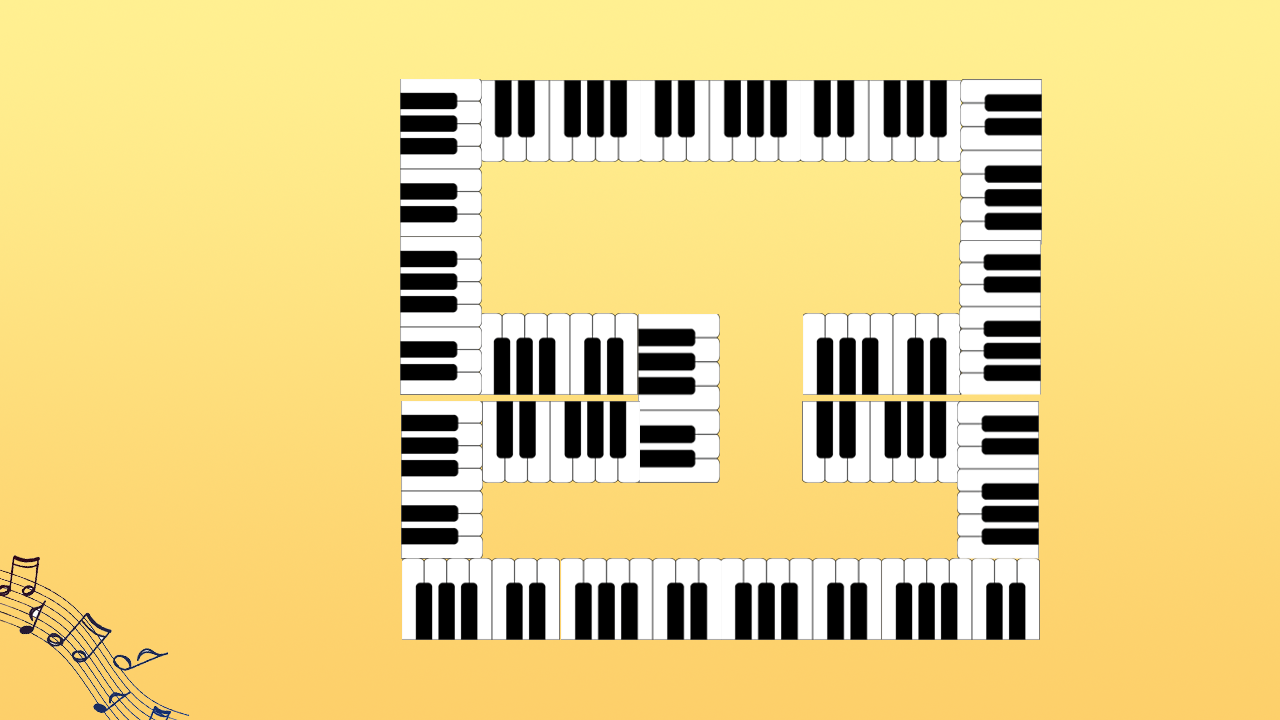

Below is a game level as drawn by its tile map, then a one-line description and the .tmx that defines it (tile-layer data replaced by summaries):
An orthogonal 16x9 tile map with 80x80 px tiles, 1 tile layer (块层 1) and 39 objects (enemy, baby, assistant).

<map version="1.0" orientation="orthogonal" width="16" height="9" tilewidth="80" tileheight="80">
 <tileset firstgid="1" name="8" tilewidth="80" tileheight="80">
  <image source="8.png" width="1280" height="720" />
 </tileset>
 <layer name="块层 1" width="16" height="9">
  <data>[144 cells, 144 non-empty, 144 distinct tile ids]</data>
 </layer>
 <objectgroup name="people" width="16" height="9">
  <object name="enemy" x="800" y="320" width="80" height="80" />
  <object name="baby" x="720" y="400" width="80" height="80" />
  <object name="assistant" x="803" y="425" width="32" height="31" />
 </objectgroup>
 <objectgroup name="barrier" width="16" height="9">
  <object x="720" y="400" width="320" />
  <object x="800" y="320" height="80" />
  <object x="960" y="160" height="160" />
  <object x="1040" y="80" height="560" />
  <object x="480" y="160" width="480" />
  <object x="400" y="80" width="640" />
  <object x="400" y="80" height="560" />
  <object x="400" y="640" width="640" />
  <object x="480" y="560" width="480" />
  <object x="480" y="160" height="160" />
  <object x="400" y="400" width="240" />
  <object x="480" y="480" height="80" />
  <object x="480" y="480" width="480" />
  <object x="720" y="320" height="160" />
  <object x="480" y="320" width="480" />
  <object x="960" y="480" height="80" />
 </objectgroup>
 <objectgroup name="road" width="16" height="9">
  <object x="799" y="319" width="201" height="75">
   <properties>
    <property name="direction" value="right" />
   </properties>
  </object>
  <object x="961" y="119" width="77" height="275">
   <properties>
    <property name="direction" value="up" />
   </properties>
  </object>
  <object x="437" y="81" width="603" height="80">
   <properties>
    <property name="direction" value="left" />
   </properties>
  </object>
  <object x="400" y="79" width="80" height="280">
   <properties>
    <property name="direction" value="down" />
   </properties>
  </object>
  <object x="401" y="321" width="277" height="72">
   <properties>
    <property name="direction" value="right" />
   </properties>
  </object>
  <object x="639" y="320" width="79" height="123">
   <properties>
    <property name="direction" value="down" />
   </properties>
  </object>
  <object x="441" y="404" width="275" height="75">
   <properties>
    <property name="direction" value="left" />
   </properties>
  </object>
  <object x="404" y="401" width="75" height="201">
   <properties>
    <property name="direction" value="down" />
   </properties>
  </object>
  <object x="404" y="563" width="597" height="76">
   <properties>
    <property name="direction" value="right" />
   </properties>
  </object>
  <object x="957" y="439" width="80" height="200">
   <properties>
    <property name="direction" value="up" />
   </properties>
  </object>
  <object x="796" y="400" width="243" height="79">
   <properties>
    <property name="direction" value="left" />
   </properties>
  </object>
 </objectgroup>
 <objectgroup name="tower" width="16" height="9">
  <object x="720" y="160" width="80" height="80">
   <properties>
    <property name="type" value="1,5,8" />
   </properties>
  </object>
  <object x="320" y="80" width="80" height="80">
   <properties>
    <property name="type" value="1,5,8" />
   </properties>
  </object>
  <object x="480" y="160" width="80" height="80">
   <properties>
    <property name="type" value="1,5,8" />
   </properties>
  </object>
  <object x="480" y="240" width="80" height="80">
   <properties>
    <property name="type" value="1,5,8" />
   </properties>
  </object>
  <object x="320" y="400" width="80" height="80">
   <properties>
    <property name="type" value="1,5,8" />
   </properties>
  </object>
  <object x="640" y="480" width="80" height="80">
   <properties>
    <property name="type" value="1,5,8" />
   </properties>
  </object>
  <object x="880" y="480" width="80" height="80">
   <properties>
    <property name="type" value="1,5,8" />
   </properties>
  </object>
  <object x="1040" y="400" width="80" height="80">
   <properties>
    <property name="type" value="1,5,8" />
   </properties>
  </object>
  <object x="320" y="320" width="80" height="80">
   <properties>
    <property name="type" value="1,5,8" />
   </properties>
  </object>
 </objectgroup>
</map>
